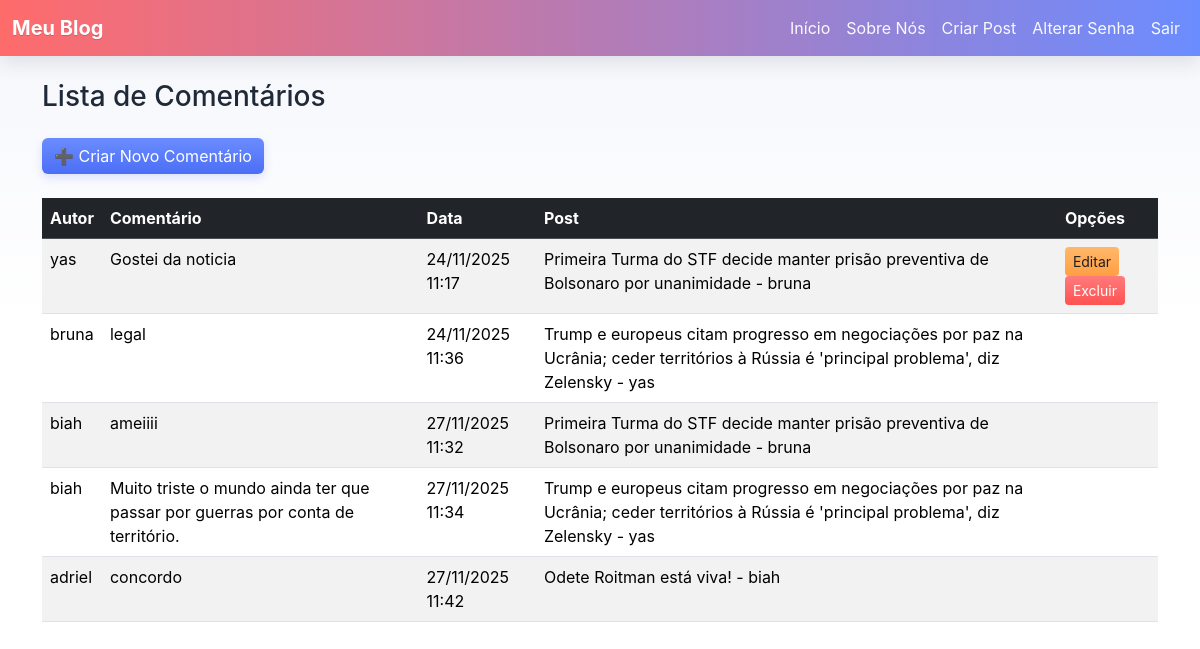
/comentarios/ (signed in), run on the app's committed database.
### paginas/models.py (models this page shows, shortened)
class Comentario(models.Model):
    autor = models.ForeignKey(User, on_delete=models.PROTECT)
    comentario = models.TextField()
    data = models.DateTimeField(auto_now_add=True)
    post = models.ForeignKey(Post, on_delete=models.PROTECT)

class Post(models.Model):
    titulo = models.CharField(max_length=255)
    data = models.DateTimeField(auto_now_add=True)
    texto = models.TextField()
    categoria = models.ForeignKey(Categoria, on_delete=models.PROTECT)
    autor = models.ForeignKey(User, on_delete=models.PROTECT)
    def __str__(self):
        return f"{self.titulo} - {self.autor.username}"

### paginas/views.py (the view)
# urls.py: path('comentarios/', ComentarioList.as_view(), name='comentario_list'),
class ComentarioList(LoginRequiredMixin, ListView):
    model = Comentario
    template_name = 'paginas/listas/comentario.html'
    paginate_by = 10

### paginas/templates/paginas/listas/comentario.html (shortened to what this page needs)
{% extends "paginas/modelo.html" %}
{% block conteudo %}
    <h3 class="my-4">Lista de Comentários</h3>
    <a href="{% url 'comentario_novo' %}" class="btn btn-primary mb-4">➕ Criar Novo Comentário</a>
    <div class="table-responsive">
        <table class="table table-striped table-hover">
            <thead class="table-dark">
                <tr>
                    <th scope="col">Autor</th>
                    <th scope="col">Comentário</th>
                    <th scope="col">Data</th>
                    <th scope="col">Post</th>
                    <th scope="col">Opções</th>
                </tr>
            </thead>
            <tbody>
                {% for obj in object_list %}
                    <tr>
                        <td>{{ obj.autor }}</td>
                        <td>{{ obj.comentario|truncatechars:100 }}</td>
                        <td>{{ obj.data|date:"d/m/Y H:i" }}</td>
                        <td>{{ obj.post }}</td>
                        <td>
                            {% if user.is_authenticated %}
                                {% if user.is_superuser or user == obj.autor %}
                                    <a href="{% url 'comentario_editar' obj.pk %}" class="btn btn-sm btn-warning">Editar</a>
                                    <a href="{% url 'comentario_excluir' obj.pk %}" class="btn btn-sm btn-danger">Excluir</a>
                                {% endif %}
                            {% endif %}
                        </td>
                    </tr>
                {% empty %}
                    <tr>
                        <td colspan="5" class="text-center">Nenhum comentário encontrado.</td>
                    </tr>
                {% endfor %}
            </tbody>
        </table>
    </div>
{% endblock conteudo %}

### static/css/estilo.css (style rules this page uses)
:root { --brand-1: #ff6b6b; --brand-2: #6b8cff; --accent: #ffd166; --muted: #f4f6fb; --text-dark: #1f2937; }
html,body { height:100%; }
body { background: linear-gradient(180deg, var(--muted) 0%, #ffffff 40%); color:var(--text-dark); font-family: Inter, system-ui, -apple-system, 'Segoe UI', Roboto, 'Helvetica Neue', Arial; }
.btn-primary { background: linear-gradient(180deg, var(--brand-2) 0%, #4b6ef6 100%) !important; border: none !important; color: #fff; box-shadow: 0 4px 10px rgba(75,110,246,0.18); }
.btn-warning { background: linear-gradient(180deg, #ffb86b 0%, #ff9f43 100%) !important; color: #1f1f1f; border: none !important; }
.btn-danger { background: linear-gradient(180deg, #ff7b7b 0%, #ff5252 100%) !important; color: #fff; border: none !important; }

### data on the page
Comentario: autor "yas", comentario "Gostei da noticia", data "24/11/2025 11:17", post "Primeira Turma do STF decide manter prisão preventiva de Bolsonaro por unanimidade - bruna", shows "Editar"
Comentario: autor "bruna", comentario "legal", data "24/11/2025 11:36", post "Trump e europeus citam progresso em negociações por paz na Ucrânia; ceder territórios à Rússia é 'principal problema', diz Zelensky - yas"
Comentario: autor "biah", comentario "ameiiii", data "27/11/2025 11:32", post "Primeira Turma do STF decide manter prisão preventiva de Bolsonaro por unanimidade - bruna"
Comentario: autor "biah", comentario "Muito triste o mundo ainda ter que passar por guerras por conta de território.", data "27/11/2025 11:34", post "Trump e europeus citam progresso em negociações por paz na Ucrânia; ceder territórios à Rússia é 'principal problema', diz Zelensky - yas"
Comentario: autor "adriel", comentario "concordo", data "27/11/2025 11:42", post "Odete Roitman está viva! - biah"
